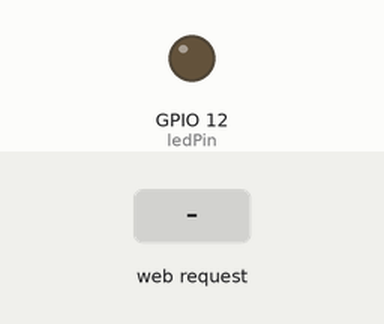
This program was run on a simulated ESP32. On the bench: output pins drawn as LEDs (lit = HIGH). Inputs (shaded band) come from the test bench. WiFi joins after 1.5 s; servers stay silent unless stated; what the program prints to the serial monitor is not drawn.

Above: at 2.7 s.
2.8 s: HTTP request GET /on received
At 4.0 s:
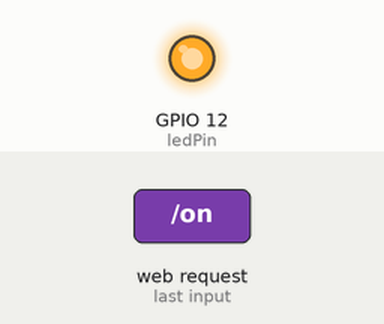
7.3 s: HTTP request GET /off received
At 8.6 s:
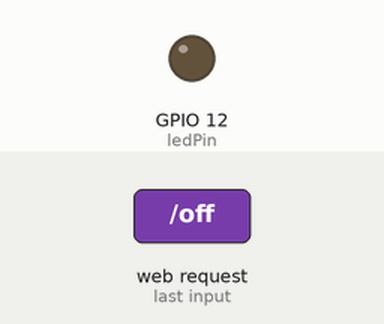
Timing chart, 0 to 10.3 s (numbered marks = the images above; inputs shaded):
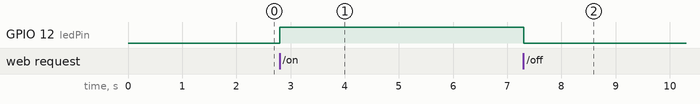

The program:

main.cpp
```cpp
#include <Arduino.h>
#include <WiFi.h>
#include <WebServer.h>

const char* ssid = "Milad";
const char* password = "69894411";

WiFiServer tcpServer(333);
WebServer httpServer(80);

const int ledPin = 12;

void handleRoot() {
  String html = "<html><body><h1>ESP32 LED Control</h1>"
                "<p><a href=\"/on\">Turn ON</a></p>"
                "<p><a href=\"/off\">Turn OFF</a></p>"
                "</body></html>";
  httpServer.send(200, "text/html", html);
}

void handleOn() {
  digitalWrite(ledPin, HIGH);
  httpServer.send(200, "text/html", "<h1>LED is ON</h1><a href=\"/\">Back</a>");
}

void handleOff() {
  digitalWrite(ledPin, LOW);
  httpServer.send(200, "text/html", "<h1>LED is OFF</h1><a href=\"/\">Back</a>");
}

void setup() {
  Serial.begin(115200);
  pinMode(ledPin, OUTPUT);
  digitalWrite(ledPin, LOW);

  WiFi.begin(ssid, password);
  Serial.print("Connecting to WiFi");
  while (WiFi.status() != WL_CONNECTED) {
    delay(500);
    Serial.print(".");
  }
  Serial.println("\nWiFi connected");
  Serial.println(WiFi.localIP());

  tcpServer.begin();

  httpServer.on("/", handleRoot);
  httpServer.on("/on", handleOn);
  httpServer.on("/off", handleOff);
  httpServer.begin();
  Serial.println("HTTP server started on port 80");
}

void loop() {
  httpServer.handleClient();

  WiFiClient client = tcpServer.available();
  if (client) {
    Serial.println("Client connected to TCP");

    String command = "";
    while (client.connected()) {
      if (client.available()) {
        char c = client.read();
        command += c;
        if (c == '\n') {
          command.trim();
          if (command.equalsIgnoreCase("ON")) {
            digitalWrite(ledPin, HIGH);
            client.println("LED is ON");
          } else if (command.equalsIgnoreCase("OFF")) {
            digitalWrite(ledPin, LOW);
            client.println("LED is OFF");
          } else {
            client.println("Unknown command");
          }
          command = "";
        }
      }
      delay(10);
    }

    client.stop();
    Serial.println("TCP client disconnected");
  }
}
```

Measured:
- after the input at 2.8 s, GPIO 12 (ledPin): LOW → HIGH at once
- after the input at 7.3 s, GPIO 12 (ledPin): HIGH → LOW at once
